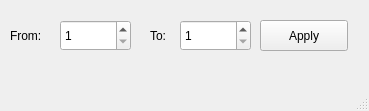
<?xml version="1.0" encoding="UTF-8"?>
<ui version="4.0">
 <class>feature_ChangeId</class>
 <widget class="QMainWindow" name="feature_ChangeId">
  <property name="geometry">
   <rect>
    <x>0</x>
    <y>0</y>
    <width>369</width>
    <height>111</height>
   </rect>
  </property>
  <property name="cursor">
   <cursorShape>PointingHandCursor</cursorShape>
  </property>
  <property name="windowTitle">
   <string>Change ID</string>
  </property>
  <property name="windowIcon">
   <iconset resource="resources.qrc">
    <normaloff>:/png/resources/icon.png</normaloff>:/png/resources/icon.png</iconset>
  </property>
  <widget class="QWidget" name="centralwidget">
   <widget class="QSpinBox" name="spinBox_CurrentId">
    <property name="geometry">
     <rect>
      <x>60</x>
      <y>20</y>
      <width>71</width>
      <height>31</height>
     </rect>
    </property>
    <property name="cursor">
     <cursorShape>PointingHandCursor</cursorShape>
    </property>
    <property name="minimum">
     <number>1</number>
    </property>
    <property name="maximum">
     <number>253</number>
    </property>
   </widget>
   <widget class="QSpinBox" name="spinBox_NewId">
    <property name="geometry">
     <rect>
      <x>180</x>
      <y>20</y>
      <width>71</width>
      <height>31</height>
     </rect>
    </property>
    <property name="cursor">
     <cursorShape>PointingHandCursor</cursorShape>
    </property>
    <property name="minimum">
     <number>1</number>
    </property>
    <property name="maximum">
     <number>253</number>
    </property>
   </widget>
   <widget class="QLabel" name="label_From">
    <property name="geometry">
     <rect>
      <x>10</x>
      <y>20</y>
      <width>51</width>
      <height>31</height>
     </rect>
    </property>
    <property name="text">
     <string>From:</string>
    </property>
   </widget>
   <widget class="QLabel" name="label_To">
    <property name="geometry">
     <rect>
      <x>150</x>
      <y>20</y>
      <width>31</width>
      <height>31</height>
     </rect>
    </property>
    <property name="text">
     <string>To:</string>
    </property>
   </widget>
   <widget class="QPushButton" name="pushButton_Apply">
    <property name="geometry">
     <rect>
      <x>260</x>
      <y>20</y>
      <width>88</width>
      <height>31</height>
     </rect>
    </property>
    <property name="cursor">
     <cursorShape>PointingHandCursor</cursorShape>
    </property>
    <property name="text">
     <string>Apply</string>
    </property>
   </widget>
  </widget>
  <widget class="QMenuBar" name="menubar">
   <property name="geometry">
    <rect>
     <x>0</x>
     <y>0</y>
     <width>369</width>
     <height>20</height>
    </rect>
   </property>
  </widget>
  <widget class="QStatusBar" name="statusbar"/>
 </widget>
 <resources>
  <include location="resources.qrc"/>
 </resources>
 <connections/>
</ui>
